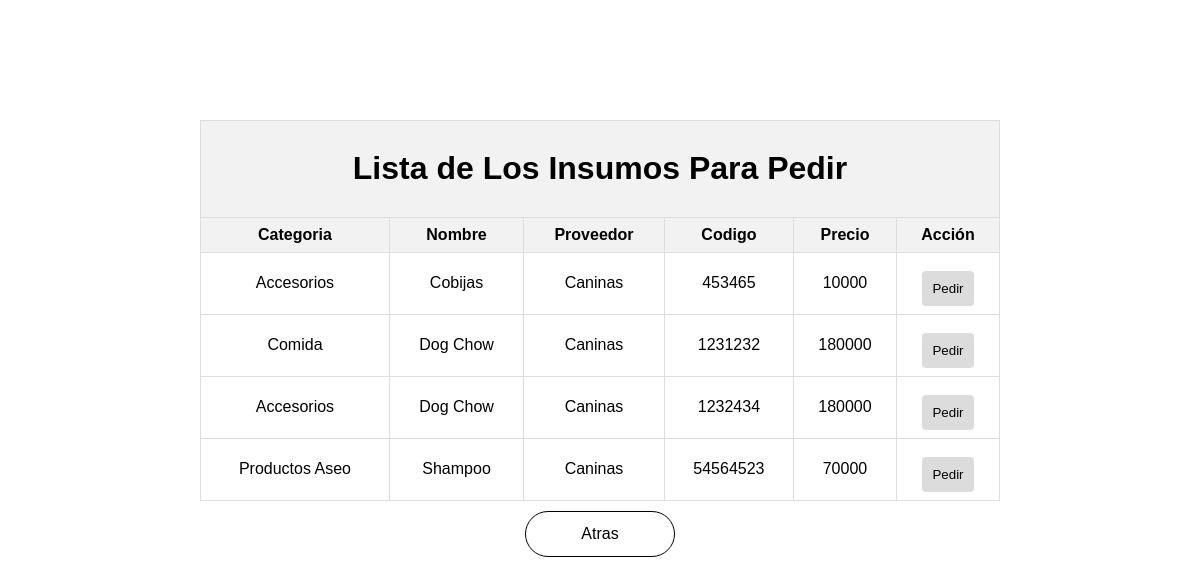
Screenshot of /Vista/Html/Inventario/Insumos.php with the database file from the repository.
### tables this page shows
CREATE TABLE `tbl_registrar_insumos` (
  `Categoria` int(11) NOT NULL,
  `Nombre_Insumo` varchar(30) NOT NULL,
  `Nombre_Proveedor` varchar(30) NOT NULL,
  `Codigo_Insumo` int(11) NOT NULL,
  `Precio` int(11) NOT NULL
);

CREATE TABLE `tbl_categoria_insumos` (
  `Id_Categoria` int(11) NOT NULL,
  `Nombre_Categoria` varchar(25) DEFAULT NULL
);

### Modelo/ConexionBD.php (called while the page is built, shortened)
<?php
class conexionBD {
    private $mySQLI;
    private $result;
    public function abrir() {
        $this->mySQLI = mysqli_connect("localhost", "root", "", "dogocat");
        if (mysqli_connect_error()) {
            return 0;
        } else {
            return 1;
        }
    }
    public function consulta($sql) {
        $conec = $this->mySQLI;
        $this->result = mysqli_query($conec, $sql);
    }
    public function obtenerResult() {
        return $this->result;
    }
}
?>

### Vista/Html/Inventario/Insumos.php (the view, shortened to what this page needs)
<!DOCTYPE html>
<html lang="es">
<head>
    <link rel="stylesheet" href="../../Estilos/inventario.css">
</head>
<body>
    <?php
        include '../../../Modelo/ConexionBD.php';
        $conexion = new conexionBD();
    ?>
    <div class="table-container">
        <table>
            <tr><th colspan="6"><h1>Lista de Los Insumos Para Pedir</h1></th></tr>
            <tr>
                <th>Categoria</th>
                <th>Nombre</th>
                <th>Proveedor</th>
                <th>Codigo</th>
                <th>Precio</th>
                <th>Acción</th>
            </tr>
            <?php
            $sql= "SELECT i.*, c.Nombre_Categoria AS Categoria
            FROM tbl_registrar_insumos AS i
            INNER JOIN tbl_categoria_insumos AS c ON c.Id_Categoria = i.Categoria";
            $conexion->consulta($sql);
            $resultado = $conexion->obtenerResult();
            while ($mostrar=mysqli_fetch_array($resultado)) {
            ?>
            <tr>
                <td><?php echo $mostrar['Categoria'] ?></td>
                <td><?php echo $mostrar['Nombre_Insumo'] ?></td>
                <td><?php echo $mostrar['Nombre_Proveedor'] ?></td>
                <td><?php echo $mostrar['Codigo_Insumo'] ?></td>
                <td><?php echo $mostrar['Precio'] ?></td>
                <td><button data-precio="<?php echo $mostrar['Precio'] ?>" onclick="openModal('<?php echo $mostrar['Codigo_Insumo'] ?>')">Pedir</button></td>
            </tr>
            <?php
            }
            ?>
        </table>
    </div>
     <center><a href="../Inicio/Administrador.php" style="display: inline-block; padding: 13px 55px; border: 1px solid black; border-radius: 25px; color: black; text-decoration: none;"> Atras </a></center> <br>
</body>
</html>

### Vista/Estilos/inventario.css (style rules this page uses)
body { font-family: 'Arial', sans-serif; margin: 0; }
h1 { text-align: center; }
button { padding: 10px; background-color: gainsboro; color: black; border: none; border-radius: 4px; cursor: pointer; margin-top: 10px; }
div, input { max-width: 100%; width: 100%; box-sizing: border-box; margin-bottom: 10px; }
.table-container { display: flex; flex-direction: column; align-items: center; margin-top: 120px; }
table { border-collapse: collapse; width: 100%; max-width: 800px; }
th, td { border: 1px solid #ddd; padding: 8px; }
th { background-color: #f2f2f2; text-align: center; }
td { text-align: center; }

### rows the page displays
tbl_registrar_insumos: Categoria.Nombre_Categoria "Accesorios", Nombre_Insumo "Cobijas", Nombre_Proveedor "Caninas", Codigo_Insumo "453465", Precio "10000"
tbl_registrar_insumos: Categoria.Nombre_Categoria "Comida", Nombre_Insumo "Dog Chow", Nombre_Proveedor "Caninas", Codigo_Insumo "1231232", Precio "180000"
tbl_registrar_insumos: Categoria.Nombre_Categoria "Accesorios", Nombre_Insumo "Dog Chow", Nombre_Proveedor "Caninas", Codigo_Insumo "1232434", Precio "180000"
tbl_registrar_insumos: Categoria.Nombre_Categoria "Productos Aseo", Nombre_Insumo "Shampoo", Nombre_Proveedor "Caninas", Codigo_Insumo "54564523", Precio "70000"
